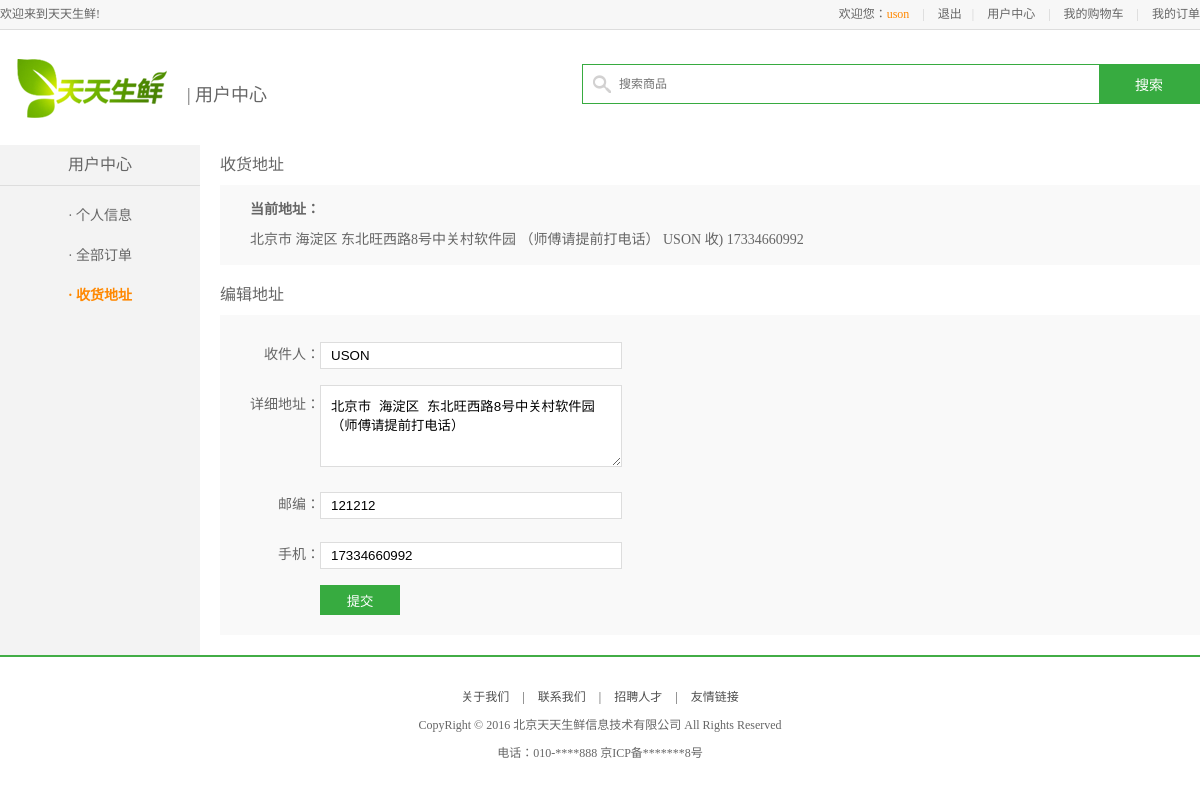
Page /user/uinfo_site/ (signed in) on the committed database.
### userapp/models.py (models this page shows, shortened)
class UserInfo(models.Model):
    uname = models.CharField(max_length=20, unique=True)
    upwd = models.CharField(max_length=20)
    uemail = models.EmailField(max_length=30)
    recver = models.CharField(max_length=10, null=True)
    upostal = models.CharField(max_length=6, null=True)
    uphone = models.CharField(max_length=11, null=True)

class Adress(models.Model):
    pro = models.CharField(max_length=20, null=True)
    city = models.CharField(max_length=20, null=True, default=None)
    street = models.CharField(max_length=20, null=True, default=None)
    uaddrs = models.ForeignKey(to='UserInfo', on_delete=models.CASCADE, related_name='uaddrs')
    ushipaddrs = models.ForeignKey(to='UserInfo', on_delete=models.CASCADE, related_name='ushipaddrs')

### userapp/views.py (the view)
    def warper(request, *args, **kwargs):
        login_status = request.session.has_key('user_id')
        print("状态：", login_status)
        if not login_status:
            ret = redirect('/user/login/')
            ret.set_cookie('url', request.get_full_path())
            return ret
        return func(request, *args, **kwargs)

### userapp/views.py (called while the page is built, shortened)
def auth_login(func):
    def warper(request, *args, **kwargs):
        login_status = request.session.has_key('user_id')
        print("状态：", login_status)
        if not login_status:
            ret = redirect('/user/login/')
            ret.set_cookie('url', request.get_full_path())
            return ret
        return func(request, *args, **kwargs)
    return warper

@auth_login
def uinfo_site(request):
    if request.method == 'GET':
        userobj = models.UserInfo.objects.filter(id=request.session['user_id'])
        content = {'addressee': userobj[0].recver, 'postal': userobj[0].upostal, 'phone': userobj[0].uphone}
        addr = userobj.values('uaddrs__pro')
        content['detailAddr'] = addr[0]['uaddrs__pro']
        content['title'] = '用户中心'
        return render(request, 'userinfo/user_center_site.html', content)

### templates/userinfo/user_center_site.html (shortened to what this page needs)
{% extends 'userinfo/base_center.html' %}
{% block user_body %}
    <div class="right_content clearfix">
            <h3 class="common_title2">收货地址</h3>
            <div class="site_con">
                <dl>
                    <dt>当前地址：</dt>
                    <dd>{{ detailAddr }} {{ addressee }} 收) {{ phone }}</dd>
                </dl>
            </div>
            <h3 class="common_title2">编辑地址</h3>
            <div class="site_con">
                <form id="u_site" action="/user/uinfo_site/" method="post">
                    <div class="form_group">
                        <label>收件人：</label>
                        <input type="text" name="addressee" value="{{ addressee }}">
                    </div>
                    <div class="form_group form_group2">
                        <label>详细地址：</label>
                        <textarea class="site_area" name="detailAddr">{{ detailAddr }}</textarea>
                    </div>
                    <div class="form_group">
                        <label>邮编：</label>
                        <input type="text" name="postal" value="{{ postal }}">
                    </div>
                    <div class="form_group">
                        <label>手机：</label>
                        <input type="text" name="phone" value="{{ phone }}">
                    </div>
                    <input type="submit" value="提交" class="info_submit">
                </form>
            </div>
    </div>
{% endblock %}

### templates/include/public.html (shortened to what this page needs)
<div class="header_con">
    <div class="header">
        <div class="welcome fl">欢迎来到天天生鲜!</div>
        <div class="fr">
            {% if request.session.username|default:'' != '' %}
            <div class="login_info fl">
                欢迎您：<em>{{ request.session.username }}</em>
                <span>|</span>
                <a onclick="return logOut();" href="/user/logout/">退出</a>
            </div>
            {% else %}
            <div class="login_btn fl">
                <a href="/user/login/?next={{ request.path_info }}">登录</a>
                <span>|</span>
                <a href="/user/register/">注册</a>
            </div>
            {% endif %}
            <div class="user_link fl">
                <span>|</span>
                <a href="{% url 'user:uinfo' %}">用户中心</a>
                <span>|</span>
                <a href="{% url 'cart:cart' %}">我的购物车</a>
                <span>|</span>
                <a href="{% url 'user:uinfo_order' %}">我的订单</a>
            </div>
        </div>
    </div>
</div>

### static/css/main.css (style rules this page uses)
body { font-family:'Microsoft Yahei';font-size:12px;color:#666; }
html,body { height:100% }
.header_con { background-color:#f7f7f7; height:29px; border-bottom:1px solid #dddddd }
.header { width:1200px; height:29px; margin:0 auto; }
.welcome,.login_info,.login_btn, .user_link { line-height:29px; }
.login_info em { color:#ff8800 }
.login_btn a,.user_link a,.login_info a { color:#666; }
.login_btn span,.user_link span, .login_info span { color:#cecece; margin:0 10px; }
.right_content { width:980px; float:right; min-height:500px; }
.common_title2 { height:20px;line-height:20px;font-size:16px;margin:10px 0; }
.site_con { background-color:#f9f9f9; padding:10px 0; margin-bottom:20px; }
.site_con dt { font-size:14px; line-height:30px; text-indent:30px; font-weight:bold; }
.site_con dd { font-size:14px; line-height:30px; text-indent:30px; }
.site_con .form_group { height:40px; line-height:40px; margin-top:10px; }
.site_con .form_group label { width:100px; float:left; text-align:right; font-size:14px; height:40px; line-height:40px; }
.site_con .form_group input { width:300px; height:25px; border:1px solid #ddd; float:left; outline:none; margin-top:7px; text-indent:10px; }
.site_con .form_group2 { height:90px; }
.site_area { width:280px; height:60px; border:1px solid #ddd; outline:none; padding:10px; }
.info_submit { width:80px; height:30px; background-color:#37ab40; border:0px; color:#fff; margin:10px 0 10px 100px; cursor:pointer; font-family:'Microsoft Yahei' }

### rows in the picture
UserInfo: session.username "uson", recver "USON", uphone "17334660992", addressee "USON", postal "121212", phone "17334660992"
Adress: pro "北京市 海淀区 东北旺西路8号中关村软件园 （师傅请提前打电话）"
